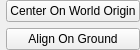
<?xml version="1.0" encoding="UTF-8"?>
<ui version="4.0">
 <class>ui::assets::studiomodel::StudioModelModelPanel</class>
 <widget class="QWidget" name="ui::assets::studiomodel::StudioModelModelPanel">
  <property name="geometry">
   <rect>
    <x>0</x>
    <y>0</y>
    <width>245</width>
    <height>60</height>
   </rect>
  </property>
  <property name="windowTitle">
   <string>Form</string>
  </property>
  <layout class="QHBoxLayout" name="horizontalLayout">
   <property name="sizeConstraint">
    <enum>QLayout::SetFixedSize</enum>
   </property>
   <property name="leftMargin">
    <number>0</number>
   </property>
   <property name="topMargin">
    <number>0</number>
   </property>
   <property name="rightMargin">
    <number>0</number>
   </property>
   <property name="bottomMargin">
    <number>0</number>
   </property>
   <item>
    <layout class="QGridLayout" name="gridLayout">
     <item row="1" column="1">
      <widget class="QPushButton" name="AlignOnGround">
       <property name="text">
        <string>Align On Ground</string>
       </property>
      </widget>
     </item>
     <item row="0" column="1">
      <widget class="QPushButton" name="CenterOnWorldOrigin">
       <property name="text">
        <string>Center On World Origin</string>
       </property>
      </widget>
     </item>
     <item row="2" column="1">
      <spacer name="verticalSpacer">
       <property name="orientation">
        <enum>Qt::Vertical</enum>
       </property>
       <property name="sizeHint" stdset="0">
        <size>
         <width>20</width>
         <height>0</height>
        </size>
       </property>
      </spacer>
     </item>
     <item row="0" column="0" rowspan="3">
      <widget class="qt::widgets::Vector3Edit" name="Origin" native="true"/>
     </item>
    </layout>
   </item>
  </layout>
 </widget>
 <customwidgets>
  <customwidget>
   <class>qt::widgets::Vector3Edit</class>
   <extends>QWidget</extends>
   <header>qt/widgets/Vector3Edit.hpp</header>
   <container>1</container>
  </customwidget>
 </customwidgets>
 <resources/>
 <connections/>
</ui>
